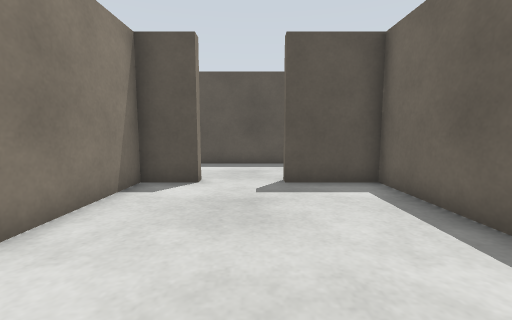
View 1 (above)

21 first-person views from a walk through a Gazebo world. The camera is 0.68 m above the floor, tilts 6° down and sees 90° across. The floor is counted in squares, 0.5 m on a side. Each view is taken from the middle of a square. On the plan, view 1 faces up. The plan holds only what a view shows up to about 13 squares ahead; the rest is blank. The place goes on beyond the plan.

View 2
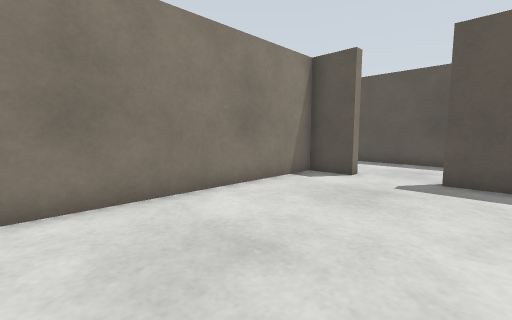

View 3
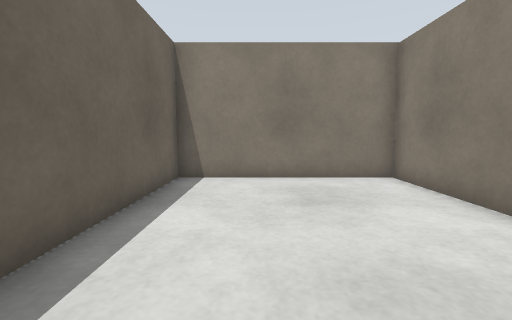

View 4
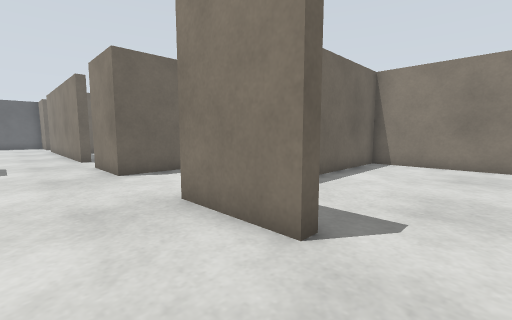

View 5
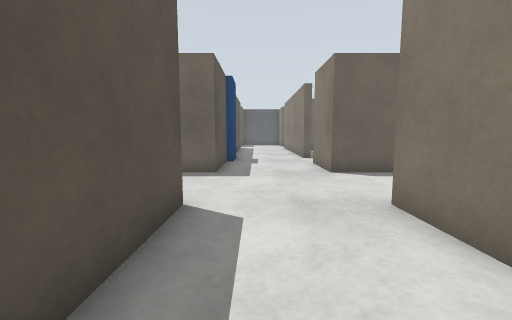

View 6
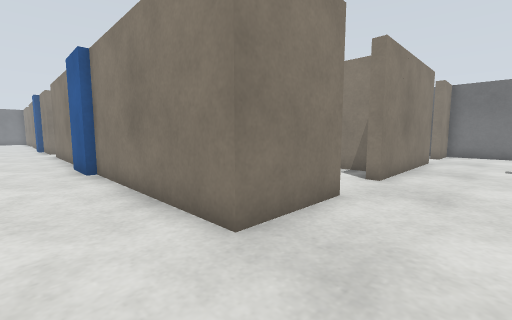

View 7
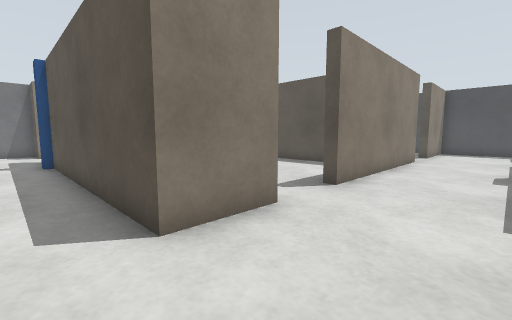

View 8
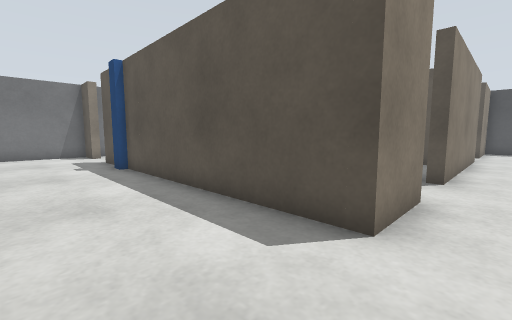

View 9
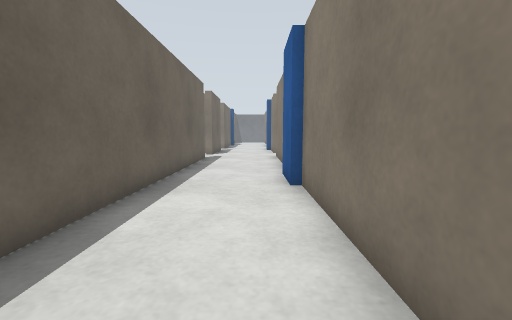

View 10
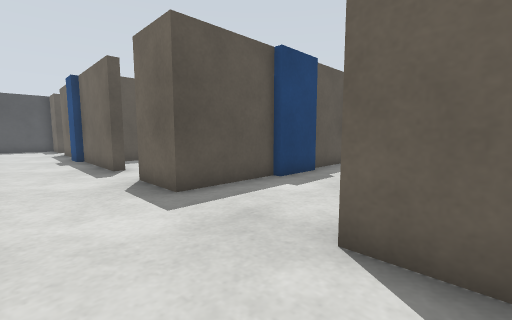

View 11
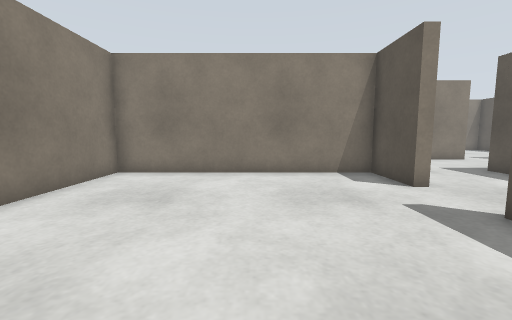

View 12
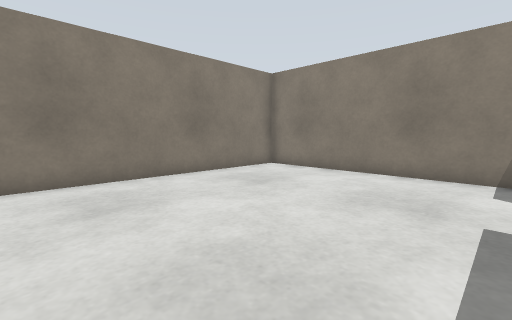

View 13
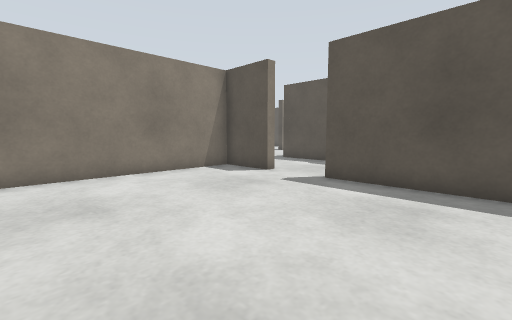

View 14
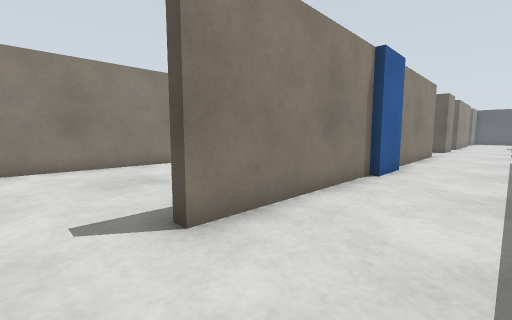

View 15
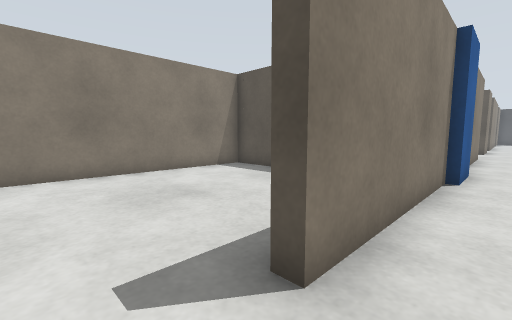

View 16
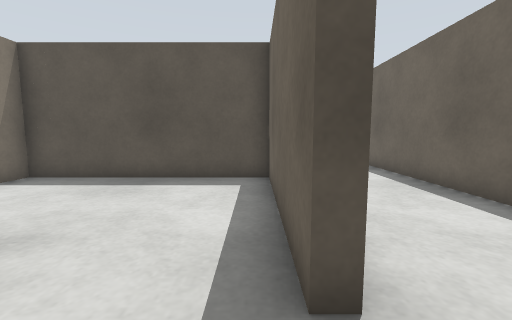

View 17
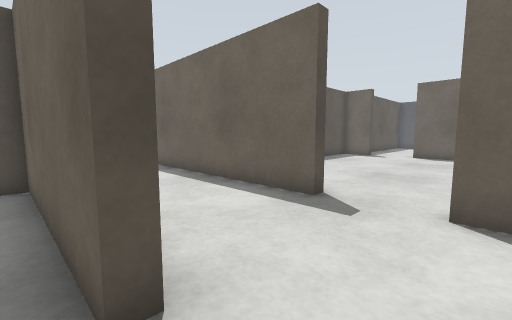

View 18
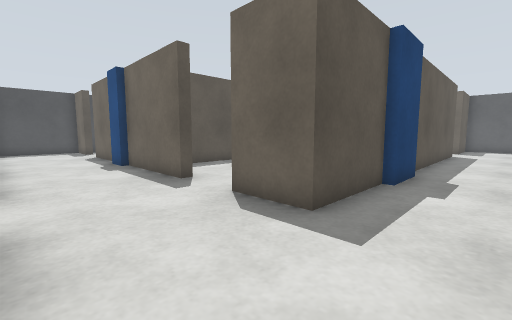

View 19
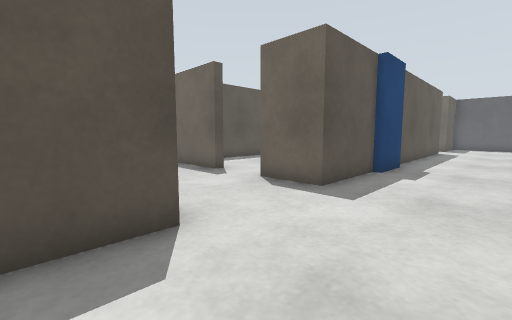

View 20
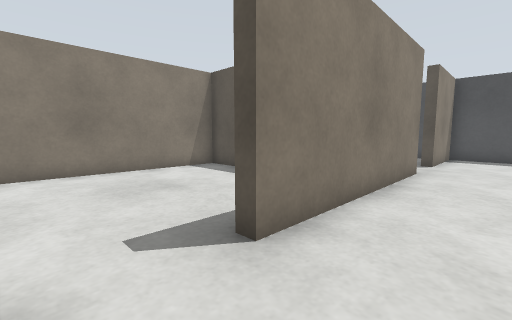

View 21
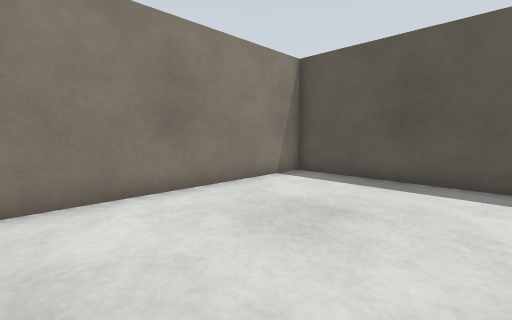

### Floor plan
Ten units are one square. View 1 is at (0, 0); x grows to the right and y downward. Boxes are objects, and circles mark ways between rooms. Rooms are numbered by the first view taken in them; rooms with no view inside come last. Other rooms are left out.
<svg viewBox="-125 -219 305 325">
<path fill="none" stroke="#000" d="M-32 -71 -32 18 34 18 34 -70 8 -70 8 -74M8 -74 38 -74 38 -4M35 -114 -54 -114M96 -114 84 -114M38 15 38 82M82 -160 78 -160 78 -205M-69 -114 -82 -114M-76 -74 -31 -74M38 -214 38 -162 34 -162M-120 -101 -120 -79M82 70 78 70 78 -74 82 -74M78 101 78 94M171 -70 130 -70 130 -74 151 -74M82 -71 82 18 171 18M112 -114 96 -114M175 -114 136 -114M38 82 34 82 34 22 -36 22M-40 21 -40 101M26 -208 -36 -208 -36 -129"/>
<rect x="-25" y="-75" width="10" height="10" fill="#bbb"><title>beige box</title></rect>
<rect x="-65" y="-115" width="10" height="10" fill="#bbb"><title>blue box</title></rect>
<rect x="25" y="-145" width="20" height="30" fill="#bbb"><title>beige box</title></rect>
<rect x="35" y="5" width="10" height="10" fill="#bbb"><title>blue box</title></rect>
<rect x="75" y="-145" width="10" height="40" fill="#bbb"><title>beige box</title></rect>
<rect x="85" y="-75" width="30" height="10" fill="#bbb"><title>beige box</title></rect>
<rect x="115" y="-115" width="20" height="10" fill="#bbb"><title>blue box</title></rect>
<circle cx="-10" cy="-70" r="3" fill="#2a7"/>
<circle cx="83" cy="-90" r="3" fill="#2a7"/>
<circle cx="35" cy="95" r="3" fill="#2a7"/>
<circle cx="30" cy="-145" r="3" fill="#2a7"/>
<text x="0" y="-30">1</text>
<text x="30" y="-80">2</text>
<text x="130" y="-40">3</text>
<text x="0" y="70">4</text>
<text x="0" y="-160">5</text>
</svg>
Room 1 opens to room 2. Room 2 opens to room 3. Room 2 opens to room 4. Room 2 opens to room 5.

Where each view was taken, in squares from view 1:
view 1: 0 up, 0 right, facing up
view 2: 1 down, 2 right, facing up-left
view 3: 6 up, 1 right, facing down
view 4: 10 up, 1 left, facing down-right
view 5: 10 up, 1 left, facing right
view 6: 10 up, 6 right, facing down-left
view 7: 10 up, 7 right, facing up-left
view 8: 8 up, 5 right, facing up-left
view 9: 7 up, 5 right, facing down
view 10: 6 up, 5 right, facing up-right
view 11: 3 up, 17 right, facing left
view 12: 6 up, 17 right, facing down-left
view 13: 0 up, 17 right, facing up-left
view 14: 10 down, 7 right, facing up-left
view 15: 10 down, 5 right, facing up-left
view 16: 10 down, 3 right, facing up
view 17: 10 down, 3 right, facing up-right
view 18: 9 up, 4 right, facing up-right
view 19: 8 up, 2 right, facing up-right
view 20: 14 up, 6 right, facing up-left
view 21: 13 up, 2 right, facing up-left
